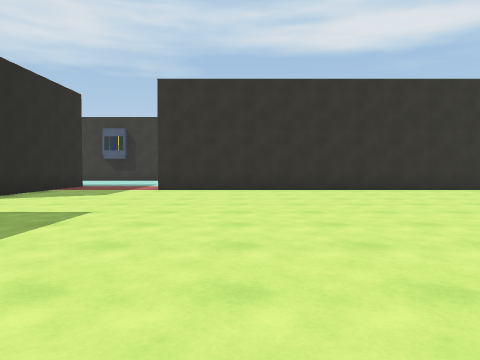
View 1 (above)

23 first-person views from a walk through a scene from a Unity 3-D project. The camera is 1.2 m above the floor, tilts 2° down and sees 70° across. The floor is counted in squares, 2 m on a side. Each view is taken from the middle of a square. On the plan, view 1 faces up. The plan holds only what a view shows up to about 10 squares ahead; the rest is blank. The place goes on beyond the plan.

View 2
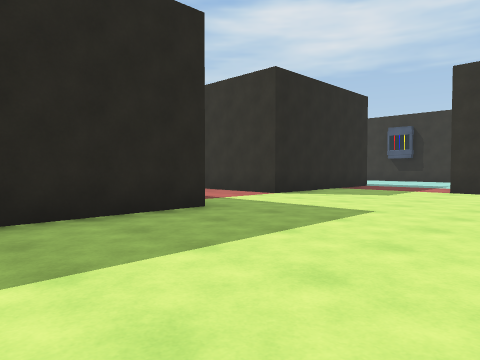

View 3
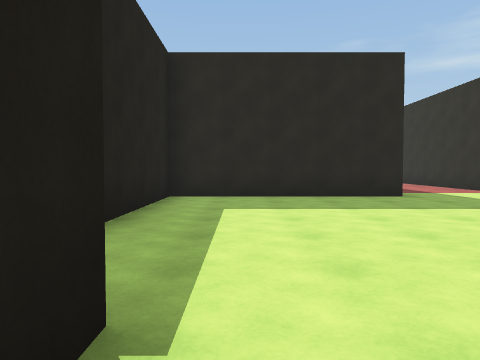

View 4
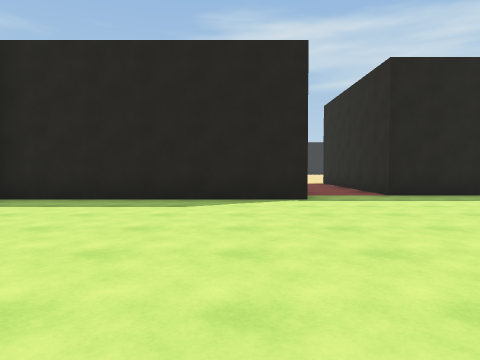

View 5
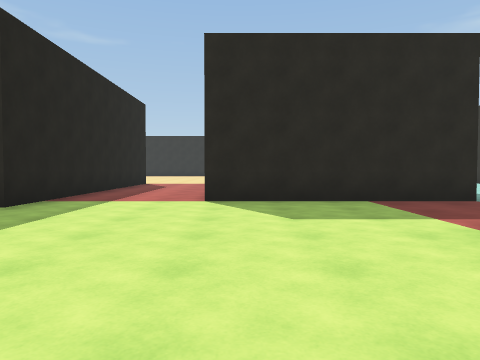

View 6
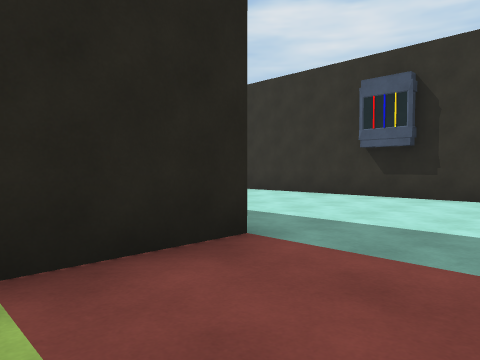

View 7
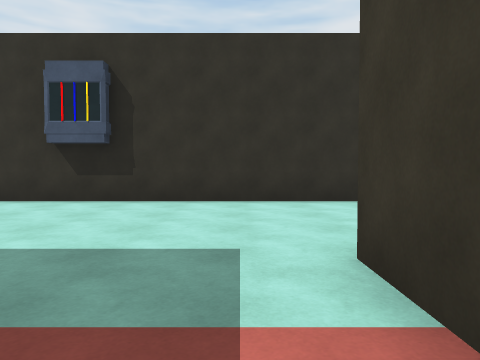

View 8
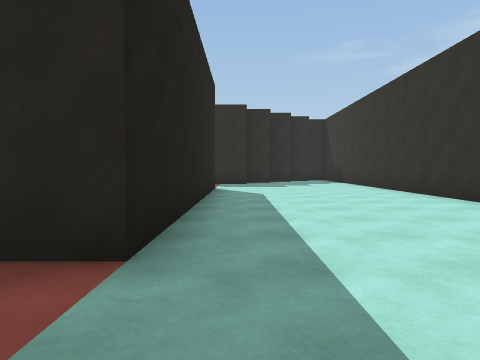

View 9
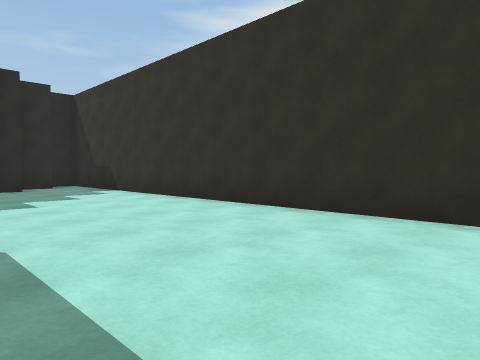

View 10
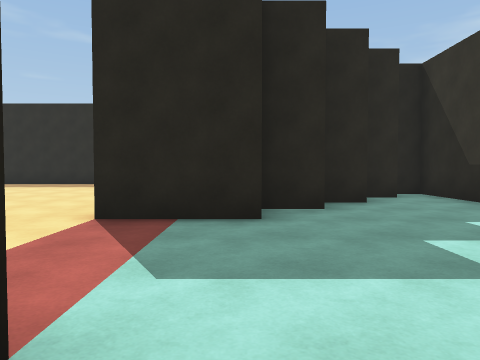

View 11
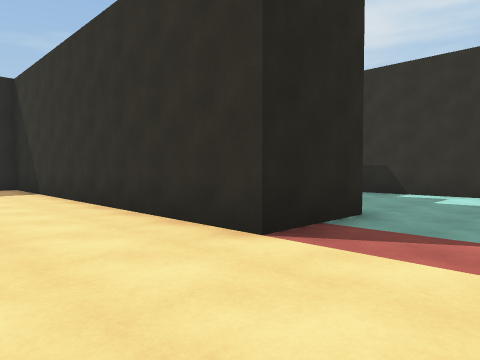

View 12
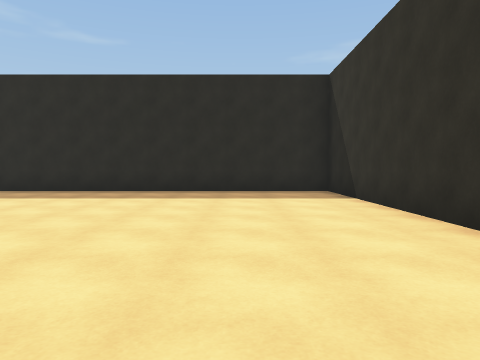

View 13
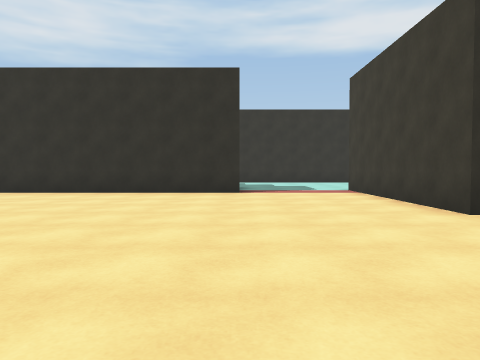

View 14
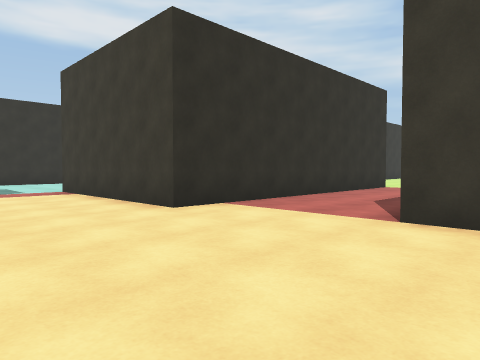

View 15
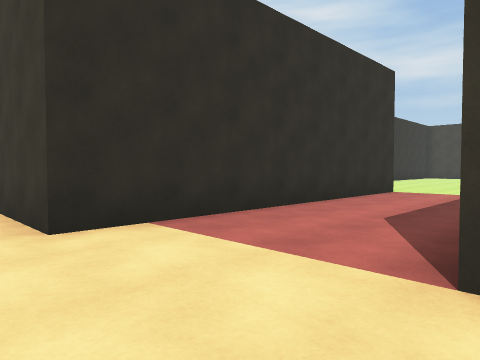

View 16
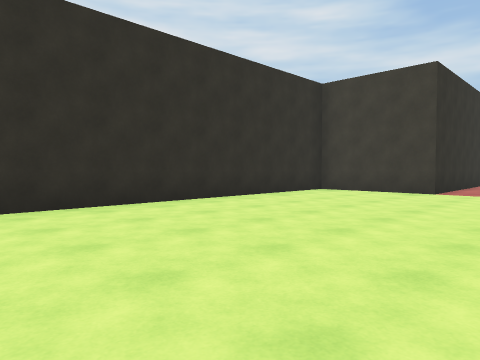

View 17
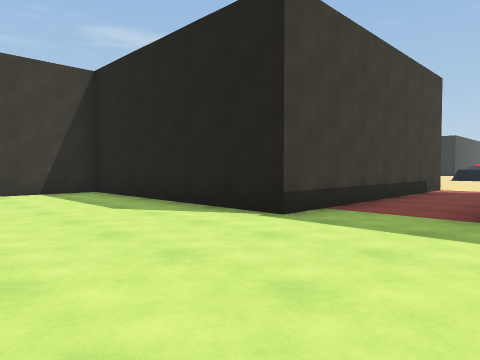

View 18
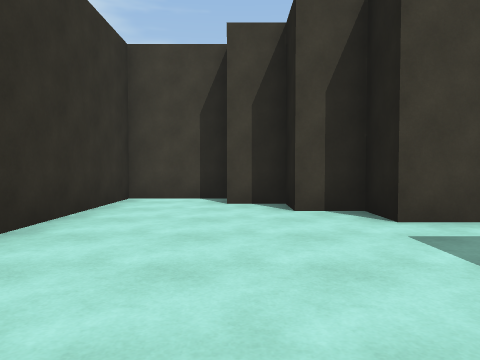

View 19
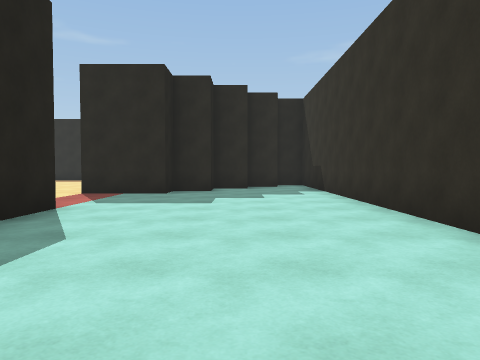

View 20
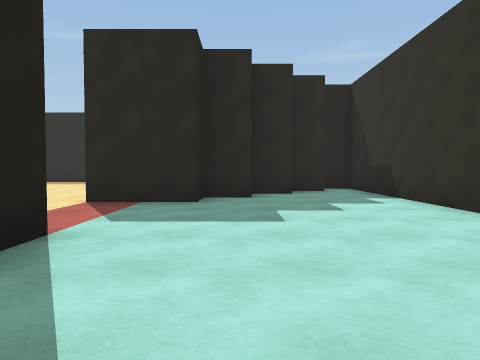

View 21
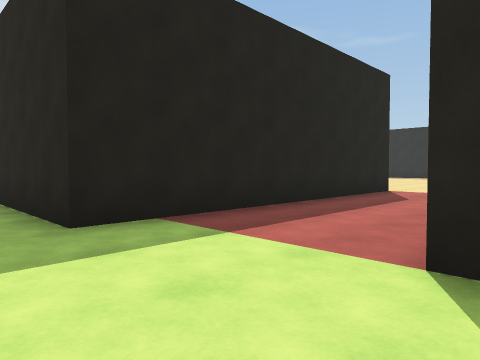

View 22
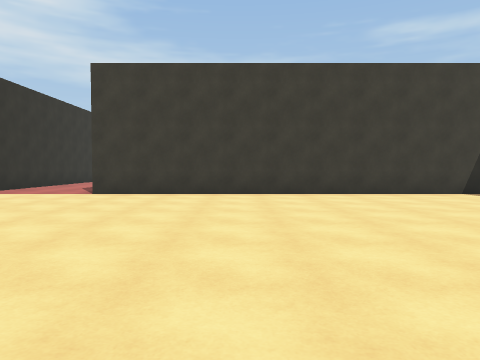

View 23
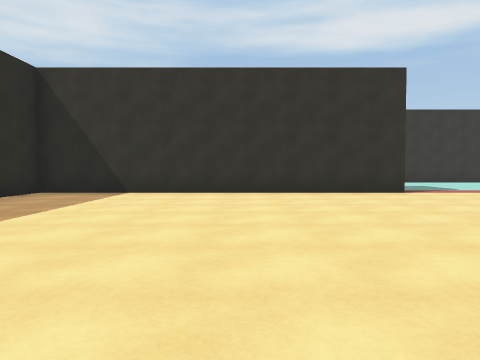

### Floor plan
Points are (right, up) in squares from view 1. A wall is a line through its corners. A room is listed if a view was taken in it or the views show most of it. See-through windows are left out.
Room 1 (views 1, 2, 3, 4, 5, 6, 7, 8, 9, 10, 16, 17, 18, 19, 20, 21)
walls: (-2.2, 11) (-2.2, 12.3) (-1.2, 12.3) (-1.2, 13.2) (-0.3, 13.2) (-0.3, 14.2); (0.7, 14.2) (0.7, 16.2) (-20, 16.2) (-20, 15.4); (-12.1, 3.4) (-4.2, 3.4) (-4.2, -1.5) (-0.3, -1.5) (-0.3, -4); (-13.1, 11.3) (-5.2, 11.3) (-5.2, 6.4) (-13.1, 6.4); (8.5, 6.4) (7.6, 6.4) (7.6, 9.3) (-2.2, 9.3); (1.7, -7.4) (1.7, -0.5) (7.6, -0.5) (7.6, 1.5); (-18, 14.2) (-18, 13.2) (-17, 13.2) (-17, 12.3) (-16, 12.3) (-16, 10.3); (-19, 15.2) (-19, 14.4)
ways out: opening at (-14.5, 11) to room 2; opening at (-12.7, 5) to room 2; opening at (0.5, -7)
Room 2 (views 11, 12, 13, 14, 15, 22, 23)
walls: (-13.1, 6.4) (-13.1, 11.3); (-12.1, -5.6) (-12.1, 3.4); (-16, 10.3) (-24.9, 10.3) (-24.9, 1.8)
ways out: opening at (-14.5, 11) to room 1; opening at (-12.7, 5) to room 1

Where each view was taken, in squares from view 1:
view 1: 0 up, 0 right, facing up
view 2: 0 up, 0 right, facing up-left
view 3: 0 up, 3 right, facing left
view 4: 6 up, 3 right, facing down
view 5: 7 up, 1 right, facing left
view 6: 9 up, 3 left, facing up-left
view 7: 10 up, 3 left, facing up
view 8: 12 up, 3 left, facing left
view 9: 12 up, 8 left, facing up-left
view 10: 12 up, 12 left, facing left
view 11: 8 up, 14 left, facing up-left
view 12: 8 up, 16 left, facing left
view 13: 2 up, 16 left, facing up
view 14: 2 up, 16 left, facing up-right
view 15: 3 up, 14 left, facing up-right
view 16: 4 up, 1 left, facing up-right
view 17: 3 up, 1 left, facing down-right
view 18: 14 up, 6 left, facing right
view 19: 14 up, 8 left, facing left
view 20: 13 up, 10 left, facing left
view 21: 7 up, 3 left, facing down-left
view 22: 0 up, 20 left, facing right
view 23: 2 up, 20 left, facing up
